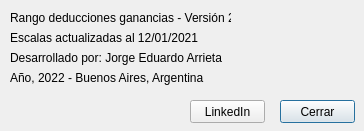
<?xml version="1.0" encoding="UTF-8"?>
<ui version="4.0">
 <class>frm_acerca</class>
 <widget class="QDialog" name="frm_acerca">
  <property name="geometry">
   <rect>
    <x>0</x>
    <y>0</y>
    <width>364</width>
    <height>131</height>
   </rect>
  </property>
  <property name="windowTitle">
   <string>Acerca de...</string>
  </property>
  <property name="windowIcon">
   <iconset>
    <normaloff>info-circle-solid.svg</normaloff>info-circle-solid.svg</iconset>
  </property>
  <widget class="QLabel" name="lbl_0">
   <property name="geometry">
    <rect>
     <x>10</x>
     <y>10</y>
     <width>221</width>
     <height>16</height>
    </rect>
   </property>
   <property name="text">
    <string>Rango deducciones ganancias - Versión 2.0</string>
   </property>
  </widget>
  <widget class="QLabel" name="lbl_1">
   <property name="geometry">
    <rect>
     <x>10</x>
     <y>30</y>
     <width>221</width>
     <height>16</height>
    </rect>
   </property>
   <property name="frameShape">
    <enum>QFrame::NoFrame</enum>
   </property>
   <property name="text">
    <string>Escalas actualizadas al 12/01/2021</string>
   </property>
  </widget>
  <widget class="QLabel" name="lbl_2">
   <property name="geometry">
    <rect>
     <x>10</x>
     <y>50</y>
     <width>221</width>
     <height>16</height>
    </rect>
   </property>
   <property name="frameShape">
    <enum>QFrame::NoFrame</enum>
   </property>
   <property name="text">
    <string>Desarrollado por: Jorge Eduardo Arrieta</string>
   </property>
  </widget>
  <widget class="QLabel" name="lbl_3">
   <property name="geometry">
    <rect>
     <x>10</x>
     <y>70</y>
     <width>221</width>
     <height>16</height>
    </rect>
   </property>
   <property name="frameShape">
    <enum>QFrame::NoFrame</enum>
   </property>
   <property name="text">
    <string>Año, 2022 - Buenos Aires, Argentina</string>
   </property>
  </widget>
  <widget class="QPushButton" name="btn_cerrar">
   <property name="geometry">
    <rect>
     <x>280</x>
     <y>100</y>
     <width>75</width>
     <height>23</height>
    </rect>
   </property>
   <property name="text">
    <string>Cerrar</string>
   </property>
  </widget>
  <widget class="QPushButton" name="btn_linkedin">
   <property name="geometry">
    <rect>
     <x>190</x>
     <y>100</y>
     <width>75</width>
     <height>23</height>
    </rect>
   </property>
   <property name="text">
    <string>LinkedIn</string>
   </property>
  </widget>
 </widget>
 <resources/>
 <connections/>
</ui>
